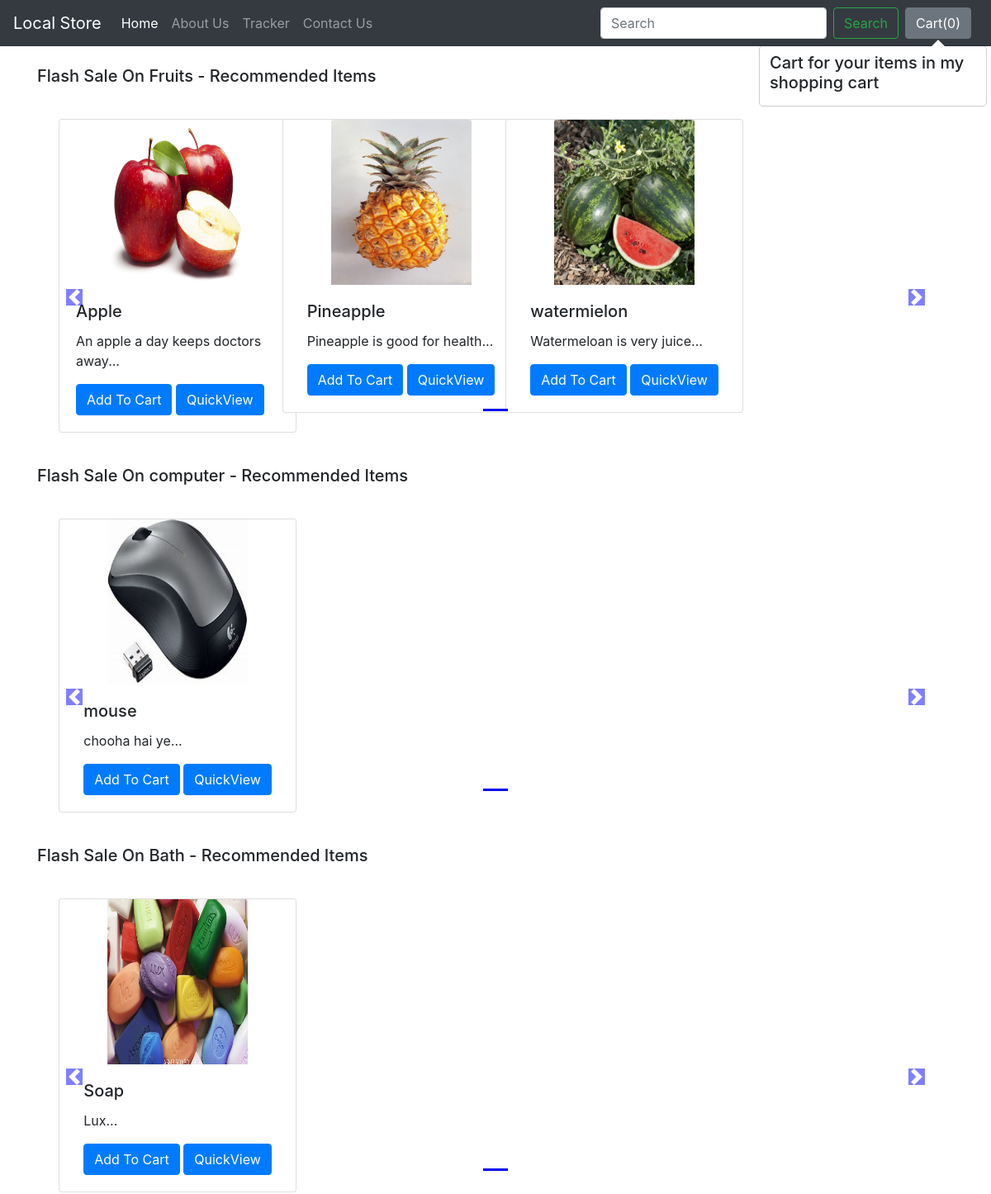
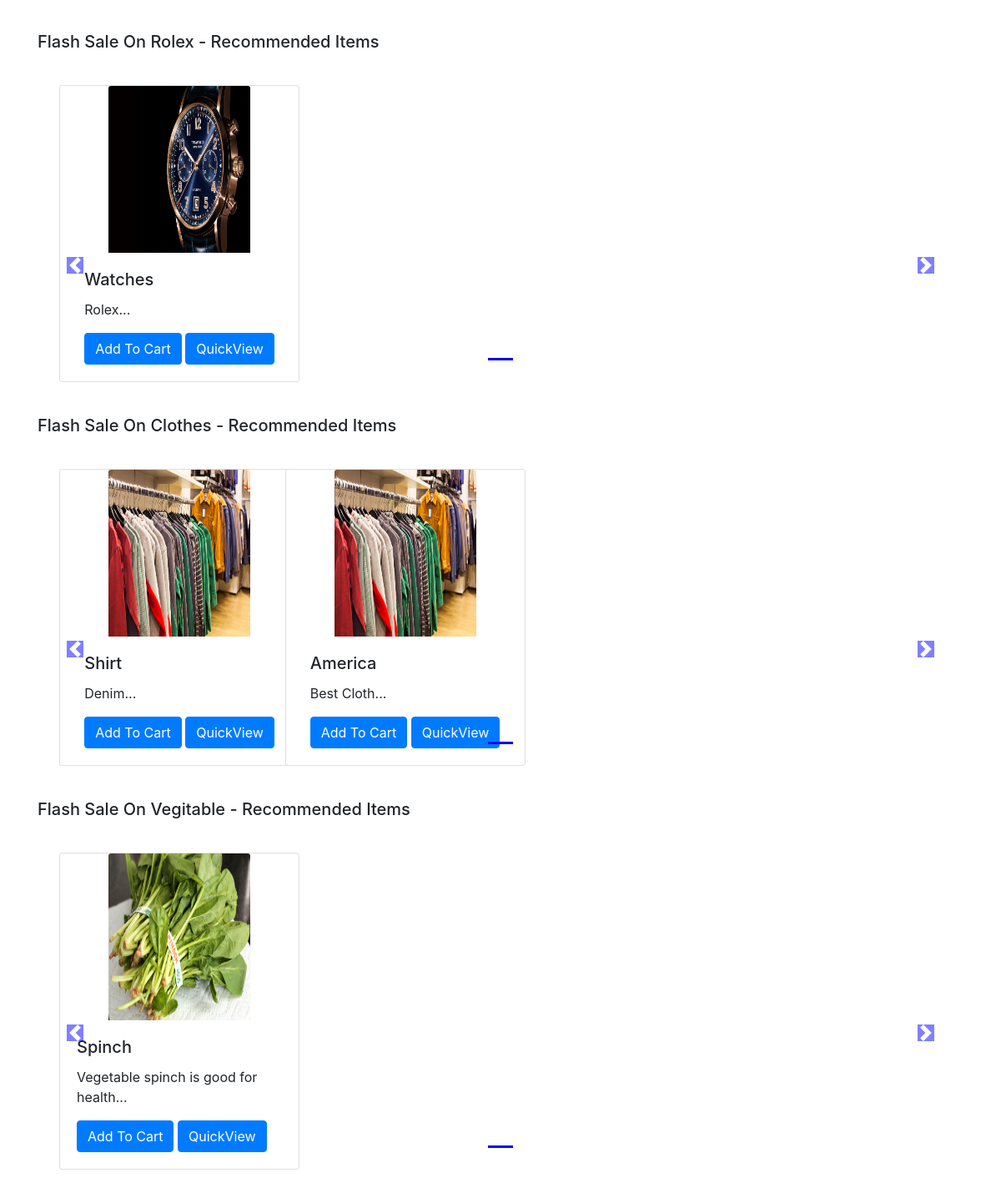
The app's page /shop/ with its own data (2 pictures, top to bottom).
### shop/models.py (models this page shows, shortened)
class Product(models.Model):
    product_id = models.AutoField
    product_name = models.CharField(max_length=50)
    category = models.CharField(max_length=50, default="")
    subcategory = models.CharField(max_length=50, default="")
    price = models.IntegerField(default=0)
    desc = models.CharField(max_length=300)
    pub_date = models.DateField()
    image = models.ImageField(upload_to='shop/images', default="")

### shop/views.py (the view)
# urls.py: path("",views.index,name="MyBlog")
def index(request):
    allProds = []
    catprods = Product.objects.values('category', 'id')
    cats = {item['category'] for item in catprods}
    for cat in cats:
        prod = Product.objects.filter(category=cat)
        n = len(prod)
        nSlides = n // 4 + ceil((n / 4) - (n // 4))
        allProds.append([prod, range(1, nSlides), nSlides])
    params = {'allProds':allProds}
    return render(request, 'shop/index.html', params)

### shop/templates/shop/index.html (shortened to what this page needs)
{% extends 'shop/basic.html' %}
{% block body %}
{% load static %}
<div class="container">
    {% for product, range, nSlides in allProds %}
    <h5 class="my-4">Flash Sale On {{product.0.category}} - Recommended Items</h5>
    <div class="row">
        <div id="demo{{forloop.counter}}" class="col carousel slide my-3" data-ride="carousel">
            <ul class="carousel-indicators">
                <li data-target="#demo{{forloop.counter}}" data-slide-to="0" class="active"></li>
            </ul>
            <div class="container carousel-inner no-padding">
                <div class="carousel-item active">
                    {% for i in product %}
                    <div class="col-xs-3 col-sm-3 col-md-3">
                        <div class="card align-items-center" style="width: 18rem;">
                            <img src='/media/{{i.image}}' class="card-img-top" alt="...">
                            <div class="card-body">
                                <h5 class="card-title" id="namepr{{i.id}}">{{i.product_name}}</h5>
                                <p class="card-text">{{i.desc|slice:"0:53"}}...</p>
                                <span id="divpr{{i.id}}" class="divpr">
                                    <button id="pr{{i.id}}" class="btn btn-primary cart">Add To Cart</button>
                                </span>
                                <a href="/shop/products/{{i.id}}"><button id="qv{{i.id}}" class="btn btn-primary cart">QuickView</button></a>
                            </div>
                        </div>
                    </div>
                    {% endfor %}
                </div>
            </div>
        </div>
        <a class="carousel-control-prev" href="#demo{{forloop.counter}}" data-slide="prev">
            <span class="carousel-control-prev-icon"></span>
        </a>
        <a class="carousel-control-next" href="#demo{{forloop.counter}}" data-slide="next">
            <span class="carousel-control-next-icon"></span>
        </a>
    </div>
    {% endfor %}
</div>
{% endblock %}

### shop/templates/shop/basic.html (shortened to what this page needs)
<!doctype html>
<html lang="en">
  <head>
    <link rel="stylesheet" href="https://stackpath.bootstrapcdn.com/bootstrap/4.2.1/css/bootstrap.min.css">
  </head>
  <body>
    <nav class="navbar navbar-expand-lg navbar-dark bg-dark">
  <a class="navbar-brand" href="/shop">Local Store</a>
  <div class="collapse navbar-collapse" id="navbarSupportedContent">
    <ul class="navbar-nav mr-auto">
      <li class="nav-item active">
        <a class="nav-link" href="/shop">Home <span class="sr-only">(current)</span></a>
      </li>
      <li class="nav-item">
        <a class="nav-link" href="/shop/about">About Us</a>
      </li>
      <li class="nav-item">
        <a class="nav-link" href="/shop/tracker">Tracker</a>
      </li>
      <li class="nav-item">
        <a class="nav-link" href="/shop/contact">Contact Us</a>
      </li>
    </ul>
    <form class="form-inline my-2 my-lg-0">
      <input class="form-control mr-sm-2" type="search" placeholder="Search" aria-label="Search">
      <button class="btn btn-outline-success my-2 my-sm-0" type="submit">Search</button>
    </form>
    <button type="button" class="btn btn-secondary mx-2" id="popcart" data-container="body" data-toggle="popover" data-placement="bottom" data-html="true" data-content="Vivamus
sagittis lacus vel augue laoreet rutrum faucibus.">
  Cart(<span id="cart">0</span>)
</button>
  </div>
</nav>
  {% block body %} {% endblock %}
  </body>
</html>

### records on screen
Product: category "Fruits", image (picture), product_name "Apple", desc "An apple a day keeps doctors away"
Product: image (picture), product_name "Pineapple", desc "Pineapple is good for health"
Product: image (picture), product_name "watermielon", desc "Watermeloan is very juice"
Product: category "computer", image (picture), product_name "mouse", desc "chooha hai ye"
Product: category "Bath", image (picture), product_name "Soap", desc "Lux"
Product: category "Rolex", image (picture), product_name "Watches", desc "Rolex"
Product: category "Clothes", image (picture), product_name "Shirt", desc "Denim"
Product: image (picture), product_name "America", desc "Best Cloth"
Product: category "Vegitable", image (picture), product_name "Spinch", desc "Vegetable spinch is good for health"
